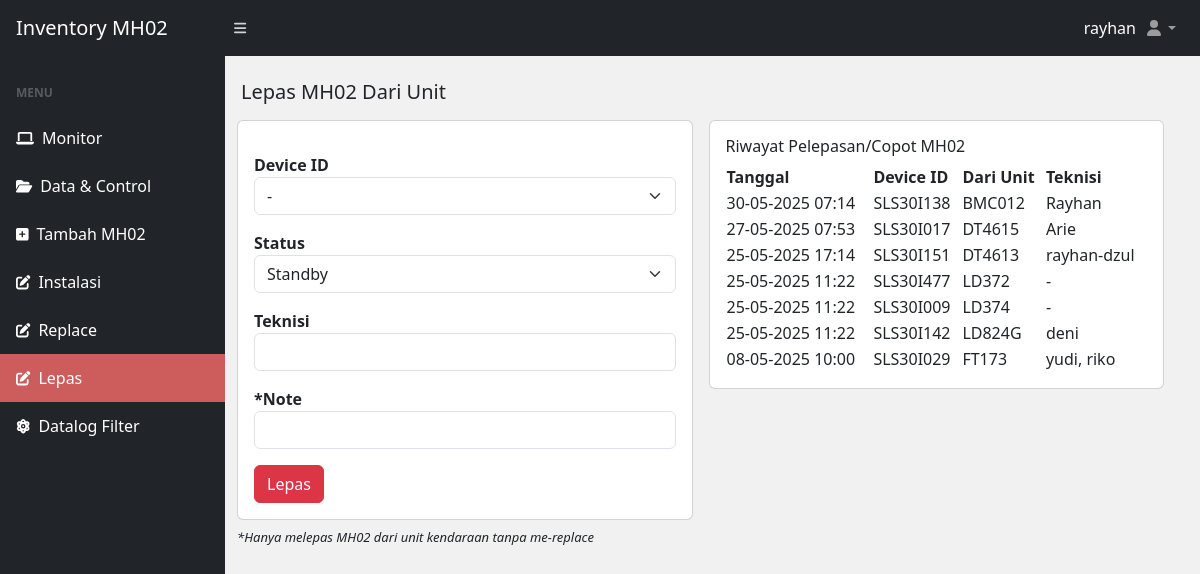
Page /lepas-unit.php (signed in) on the earlier database version.
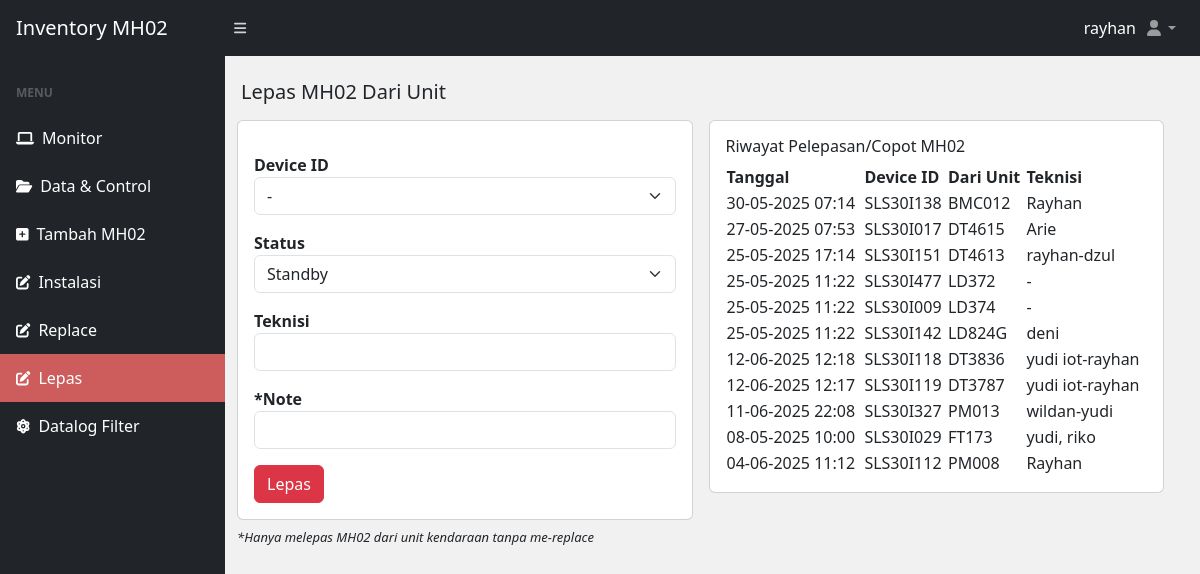
Same page on the later database version.
### tables this page shows
CREATE TABLE `lepas_device` (
  `id` int(11) NOT NULL,
  `tanggal` varchar(55) NOT NULL,
  `deviceid` varchar(55) NOT NULL,
  `unit` varchar(55) NOT NULL,
  `teknisi` varchar(55) NOT NULL
);

### lepas-unit.php (the view, shortened to what this page needs)
<?php
include("database/db.php");
?>
<!DOCTYPE html>
<html lang="en">
<head>
  <?php include('./include/meta.php') ?>
</head>
<body class="sb-nav-fixed">
  <?php include('./include/nav.php') ?>
  <div id="layoutSidenav">
    <?php include('./include/sidenav.php') ?>
    <div id="layoutSidenav_content">
    <main>
        <div class="container-fluid px-3">
            <h5 class="mt-4">Lepas MH02 Dari Unit</h4>
            <div class="col-md-12 row">
              <div class="col-md-6 p-2">
                <div class="card">
                    <div class="card-body">
                        <form class="row g-3" method="POST" enctype="multipart/form-data">
                        <div class="">
                        <label for="" class="form-label-md mt-3"><b>Device ID</b></label>
                        <select name="device_id" class="form-select" id="" require>
                            <option>-</option>
                        </select>
                        <label for="" class="form-label-md mt-3"><b>Status</b></label>
                        <select name="status" class="form-select" id="" require>
                            <option value="standby">Standby</option>
                        </select>
                        <label for="" class="form-label-md mt-3"><b>Teknisi</b></label>
                        <input type="text" class="form-control" placeholder="" name="teknisi">
                        <label for="" class="form-label-md mt-3"><b>*Note</b></label>
                        <input type="text" class="form-control" placeholder="" name="note">
                        <input type="submit" class="btn btn-danger mt-3" name="submit" value="Lepas" />
                        </div>
                        </form>
                    </div>
                </div>
                <p class="mt-2" style="font-size: small;"><i>*Hanya melepas MH02 dari unit kendaraan tanpa me-replace</i></p>
              </div>
              <?php
                  $get_riwayat = mysqli_query($conn, "SELECT * FROM lepas_device ORDER BY tanggal DESC");
                  ?>
              <div class="col-md-6 p-2">
                <div class="card card-body">
                  <h6>Riwayat Pelepasan/Copot MH02</h6>
                  <table id="datatablesSimple">
                    <thead>
                    <tr>
                      <th>Tanggal</th>
                      <th>Device ID</th>
                      <th>Dari Unit</th>
                      <th>Teknisi</th>
                    </tr>
                    </thead>
                    <?php
                    while ($riw = mysqli_fetch_array($get_riwayat)) {
                    ?>
                    <tr>
                      <td><?= $riw['tanggal'] ?></td>
                      <td><?= $riw['deviceid'] ?></td>
                      <td><?= $riw['unit'] ?></td>
                      <td><?= $riw['teknisi'] ?></td>
                    </tr>
                    <?php }?>
                  </table>
                </div>
              </div>
            </div>
        </div>
    </main>
    </div>
  </div>
</body>
</html>

### include/meta.php (shortened to what this page needs)
<link href="./css/styles.css" rel="stylesheet" />
<link rel="stylesheet" href="./bootstrap/css/bootstrap.min.css">

### include/nav.php (shortened to what this page needs)
<nav class="sb-topnav navbar navbar-expand navbar-dark bg-dark">
      <a class="navbar-brand ps-3" href="index.php">Inventory MH02</a>
      <button class="btn btn-link btn-sm order-1 order-lg-0 me-4 me-lg-0" id="sidebarToggle" href="#!">
         <i class="fas fa-bars"></i>
      </button>
      <div class="navbar-nav ps-3 d-md-inline-block form-inline ms-auto" style="color: white; text-decoration: none">
         <p><?php echo "<p>" . $_SESSION['admin']['username'] . "</p>" ?></p>
      </div>
      <ul class="navbar-nav me-0 me-md-3 my-2 my-md-0">
         <li class="nav-item dropdown">
            <a class="nav-link dropdown-toggle" id="navbarDropdown" href="#" role="button" data-bs-toggle="dropdown" aria-expanded="false"><i class="fas fa-user fa-fw"></i></a>
         </li>
      </ul>
   </nav>

### include/sidenav.php
<div id="layoutSidenav_nav">
         <nav class="sb-sidenav accordion sb-sidenav-dark" id="sidenavAccordion">
            <div class="sb-sidenav-menu">
               <div class="nav">
                  <div class="sb-sidenav-menu-heading">Menu</div>
                  <a class="nav-link monitor" href="dashboard.php">
                     <div class="sb-nav-link-icon">
                        <i class="fas fa-laptop"></i>
                     </div>
                     Monitor
                  </a>
                  <a class="nav-link data" href="index.php">
                     <div class="sb-nav-link-icon">
                        <i class="fas fa-folder-open"></i>
                     </div>
                     Data & Control
                  </a>
                  <a class="nav-link tambah" href="tambah-unit.php">
                     <div class="sb-nav-link-icon">
                        <i class="fas fa-plus-square"></i>
                     </div>
                     Tambah MH02
                  </a>
                  <a class="nav-link instalasi" href="pasang-baru.php">
                     <div class="sb-nav-link-icon">
                        <i class="fas fa-edit"></i>
                     </div>
                     Instalasi
                  </a>
                  <a class="nav-link replace" href="replace-unit.php">
                     <div class="sb-nav-link-icon">
                        <i class="fas fa-edit"></i>
                     </div>
                     Replace
                  </a>
                  <a class="nav-link lepas" href="lepas-unit.php">
                     <div class="sb-nav-link-icon">
                        <i class="fas fa-edit"></i>
                     </div>
                     Lepas
                  </a>
                  <a class="nav-link datalog" href="datalog.php">
                     <div class="sb-nav-link-icon">
                        <i class="fas fa-atom"></i>
                     </div>
                     Datalog Filter
                  </a>
               </div>
            </div>
         </nav>
      </div>

### lepas-unit.php (style rules this page uses)
body { background-color: #f1f1f1; }
.lepas { background-color:indianred; }

Differences in the rows shown:
added lepas_device: tanggal "12-06-2025 12:18", deviceid "SLS30I118", unit "DT3836", teknisi "yudi iot-rayhan"
added lepas_device: tanggal "12-06-2025 12:17", deviceid "SLS30I119", unit "DT3787", teknisi "yudi iot-rayhan"
added lepas_device: tanggal "11-06-2025 22:08", deviceid "SLS30I327", unit "PM013", teknisi "wildan-yudi"
added lepas_device: tanggal "04-06-2025 11:12", deviceid "SLS30I112", unit "PM008", teknisi "Rayhan"
